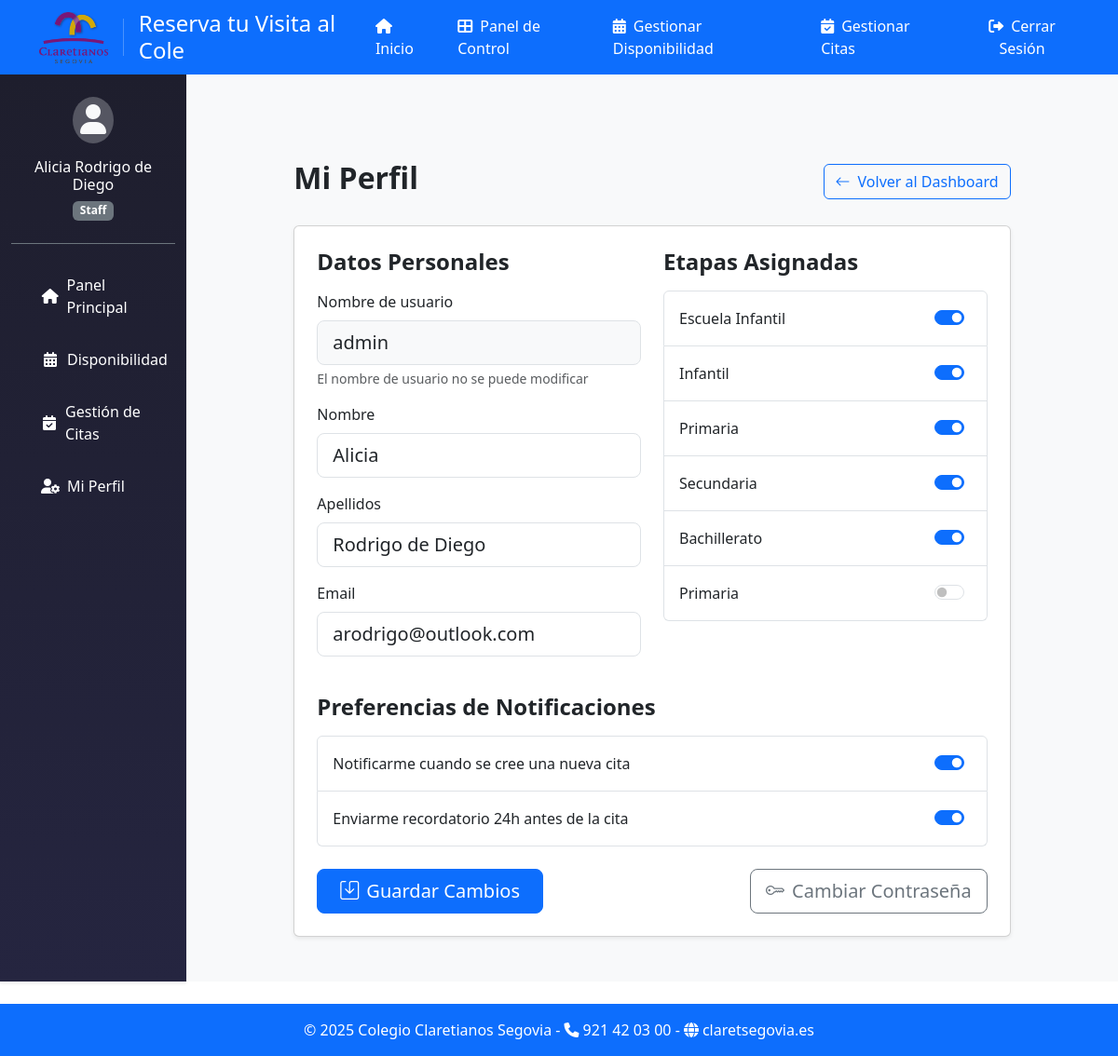
Page /staff/profile/ (signed in) on the earlier database version.
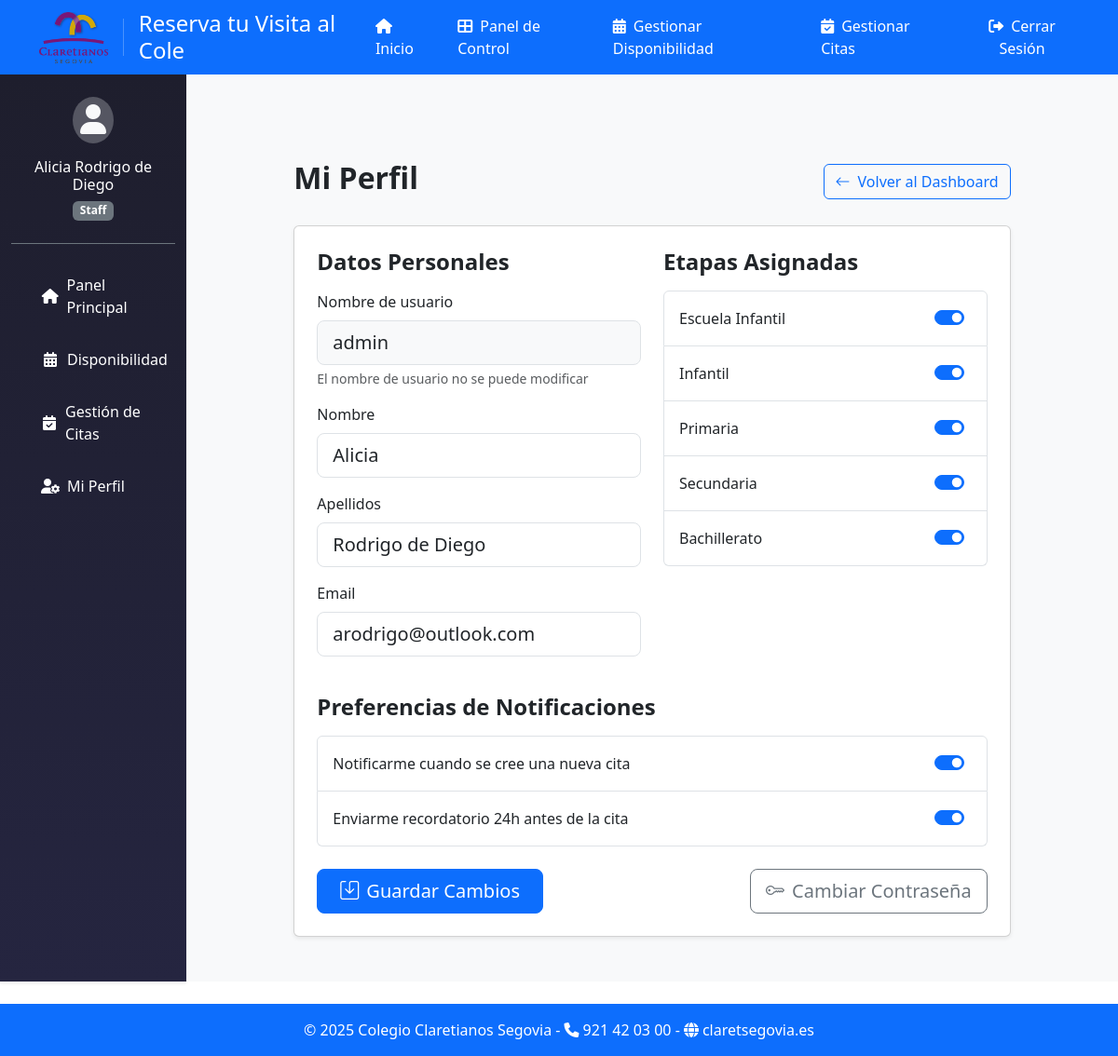
Same page on the later database version.
### visits/models.py (models this page shows, shortened)
class SchoolStage(models.Model):
    name = models.CharField(max_length=100)
    description = models.TextField()

class StaffProfile(models.Model):
    user = models.OneToOneField(User, on_delete=models.CASCADE)
    allowed_stages = models.ManyToManyField(SchoolStage)
    notify_new_appointment = models.BooleanField(default=True)
    notify_reminder = models.BooleanField(default=True)

### visits/views.py (the view, shortened to what this page needs)
# urls.py: path('staff/profile/', StaffProfileView.as_view(), name='staff_profile'),
class StaffProfileView(LoginRequiredMixin, View):
    template_name = 'visits/staff_profile.html'
    def get(self, request):
        if not hasattr(request.user, 'staffprofile'):
            messages.error(request, 'No tienes un perfil de staff configurado.')
            return redirect('dashboard')
        return render(request, self.template_name, {
            'profile': request.user.staffprofile,
            'all_stages': SchoolStage.objects.all()
        })

### visits/templates/visits/staff_profile.html (shortened to what this page needs)
{% extends "admin_base.html" %}
{% block admin_content %}
<div class="container py-5">
    <div class="row justify-content-center">
        <div class="col-md-10">
            <div class="d-flex justify-content-between align-items-center mb-4">
                <h2 class="fw-bold">Mi Perfil</h2>
                <a href="{% url 'dashboard' %}" class="btn btn-outline-primary">
                    <i class="bi bi-arrow-left me-2"></i>Volver al Dashboard
                </a>
            </div>
            <div class="card shadow-sm">
                <div class="card-body p-4">
                    <form method="post">
                        <div class="row g-4 mb-4">
                            <div class="col-md-6">
                                <h4 class="fw-bold mb-3">Datos Personales</h4>
                                <div class="mb-3">
                                    <label for="username" class="form-label">Nombre de usuario</label>
                                    <input type="text" class="form-control form-control-lg bg-light" id="username"
                                           value="{{ request.user.username }}" readonly>
                                    <div class="form-text">El nombre de usuario no se puede modificar</div>
                                </div>
                                <div class="mb-3">
                                    <label for="first_name" class="form-label">Nombre</label>
                                    <input type="text" class="form-control form-control-lg" id="first_name" name="first_name"
                                           value="{{ request.user.first_name }}" required>
                                </div>
                                <div class="mb-3">
                                    <label for="last_name" class="form-label">Apellidos</label>
                                    <input type="text" class="form-control form-control-lg" id="last_name" name="last_name"
                                           value="{{ request.user.last_name }}" required>
                                </div>
                                <div class="mb-3">
                                    <label for="email" class="form-label">Email</label>
                                    <input type="email" class="form-control form-control-lg" id="email" name="email"
                                           value="{{ request.user.email }}" required>
                                </div>
                            </div>
                            <div class="col-md-6">
                                <h4 class="fw-bold mb-3">Etapas Asignadas</h4>
                                <div class="list-group">
                                    {% for stage in all_stages %}
                                    <label class="list-group-item d-flex justify-content-between align-items-center py-3">
                                        <span>{{ stage.name }}</span>
                                        <div class="form-check form-switch">
                                            <input class="form-check-input" type="checkbox" role="switch"
                                                   name="allowed_stages" value="{{ stage.id }}"
                                                   {% if stage in profile.allowed_stages.all %}checked{% endif %}>
                                        </div>
                                    </label>
                                    {% endfor %}
                                </div>
                            </div>
                        </div>
                        <h4 class="fw-bold mb-3">Preferencias de Notificaciones</h4>
                        <div class="list-group mb-4">
                            <label class="list-group-item d-flex justify-content-between align-items-center py-3">
                                <span>Notificarme cuando se cree una nueva cita</span>
                                <div class="form-check form-switch">
                                    <input class="form-check-input" type="checkbox" role="switch"
                                           name="notify_new_appointment" id="notify_new_appointment"
                                           {% if profile.notify_new_appointment %}checked{% endif %}>
                                </div>
                            </label>
                            <label class="list-group-item d-flex justify-content-between align-items-center py-3">
                                <span>Enviarme recordatorio 24h antes de la cita</span>
                                <div class="form-check form-switch">
                                    <input class="form-check-input" type="checkbox" role="switch"
                                           name="notify_reminder" id="notify_reminder"
                                           {% if profile.notify_reminder %}checked{% endif %}>
                                </div>
                            </label>
                        </div>
                        <div class="d-flex justify-content-between align-items-center">
                            <button type="submit" class="btn btn-primary btn-lg px-4">
                                <i class="bi bi-save me-2"></i>Guardar Cambios
                            </button>
                            <a href="{% url 'staff_password_change' %}" class="btn btn-outline-secondary btn-lg">
                                <i class="bi bi-key me-2"></i>Cambiar Contraseña
                            </a>
                        </div>
                    </form>
                </div>
            </div>
        </div>
    </div>
</div>
{% block extra_css %}
<link rel="stylesheet" href="https://cdn.jsdelivr.net/npm/bootstrap-icons@1.11.3/font/bootstrap-icons.min.css">
{% endblock %}
{% endblock %}

### visits/templates/admin_base.html (shortened to what this page needs)
{% extends "base.html" %}
{% block content %}
<div class="container-fluid">
    <div class="row">
        <nav id="sidebar" class="col-md-3 col-lg-2 d-md-block sidebar collapse shadow-sm" style="background: linear-gradient(180deg, #1E1E2D, #252540); color: white;">
            <div class="position-sticky">
                <div class="px-4 py-4 text-center border-bottom border-secondary">
                    <div class="d-flex align-items-center justify-content-center">
                        <div class="rounded-circle bg-light bg-opacity-25 p-2">
                            <i class="fas fa-user fa-2x text-light"></i>
                        </div>
                    </div>
                    <h6 class="mt-3 mb-1">{{ user.get_full_name }}</h6>
                    <span class="badge bg-secondary">Staff</span>
                </div>
                <ul class="nav flex-column px-3 mt-3">
                    <li class="nav-item">
                        <a class="nav-link py-3 d-flex align-items-center " href="{% url 'dashboard' %}" style="color: white; border-radius: 8px; transition: all 0.3s;">
                            <i class="fas fa-home fa-fw me-2"></i> Panel Principal
                        </a>
                    </li>
                    <li class="nav-item">
                        <a class="nav-link py-3 d-flex align-items-center " href="{% url 'staff_availability' %}" style="color: white; border-radius: 8px; transition: all 0.3s;">
                            <i class="fas fa-calendar-alt fa-fw me-2"></i> Disponibilidad
                        </a>
                    </li>
                    <li class="nav-item">
                        <a class="nav-link py-3 d-flex align-items-center " href="{% url 'appointments_crud' %}" style="color: white; border-radius: 8px; transition: all 0.3s;">
                            <i class="fas fa-calendar-check fa-fw me-2"></i> Gestión de Citas
                        </a>
                    </li>
                    <li class="nav-item">
                        <a class="nav-link py-3 d-flex align-items-center {% if request.resolver_match.url_name == 'staff_profile' %}active{% endif %}" href="{% url 'staff_profile' %}" style="color: white; border-radius: 8px; transition: all 0.3s;">
                            <i class="fas fa-user-cog fa-fw me-2"></i> Mi Perfil
                        </a>
                    </li>
                </ul>
            </div>
        </nav>
        <main class="col-md-9 ms-sm-auto col-lg-10 px-md-4 bg-light">
            <div class="d-flex justify-content-between flex-wrap flex-md-nowrap align-items-center pt-4 pb-3">
            </div>
            {% block admin_content %}{% endblock %}
        </main>
    </div>
</div>
{% endblock %}

### visits/templates/base.html (shortened to what this page needs)
     <!DOCTYPE html>
     <html lang="es">
     <head>
         {% load static %}
         <link href="https://cdn.jsdelivr.net/npm/bootstrap@5.3.2/dist/css/bootstrap.min.css" rel="stylesheet">
         <link href="https://cdnjs.cloudflare.com/ajax/libs/font-awesome/6.0.0/css/all.min.css" rel="stylesheet">
         <link href="https://cdn.jsdelivr.net/npm/fullcalendar@5.11.3/main.min.css" rel="stylesheet">
         {% block extra_css %}{% endblock %}
     </head>
     <body class="min-vh-100 d-flex flex-column">
         <header class="bg-primary text-white shadow-sm d-none d-md-block">
             <div class="container">
                 <div class="d-flex align-items-center justify-content-between" style="height: 80px;">
                     <a href="{% url 'public_booking' %}" class="logo-link d-flex align-items-center text-white text-decoration-none">
                         <img src="{% static 'visits/images/logo.png' %}"
                              alt="Colegio Claretianos Segovia"
                              style="height: 56px; width: auto;">
                         <h1 class="h4 m-0">Reserva tu Visita al Cole</h1>
                     </a>
                     <nav class="d-flex align-items-center gap-4">
                         <a class="text-white text-decoration-none {% if request.resolver_match.url_name == 'public_booking' %}fw-bold{% endif %}"
                            href="{% url 'public_booking' %}">
                            <i class="fas fa-home me-2"></i>Inicio
                         </a>
                         {% if user.is_authenticated %}
                             {% if user.is_staff %}
                                 <a class="text-white text-decoration-none {% if request.resolver_match.url_name == 'dashboard' %}fw-bold{% endif %}"
                                    href="{% url 'dashboard' %}">
                                    <i class="fas fa-th-large me-2"></i>Panel de Control
                                 </a>
                                 <a class="text-white text-decoration-none {% if request.resolver_match.url_name == 'staff_availability' %}fw-bold{% endif %}"
                                    href="{% url 'staff_availability' %}">
                                    <i class="fas fa-calendar-alt me-2"></i>Gestionar Disponibilidad
                                 </a>
                                 <a class="text-white text-decoration-none {% if request.resolver_match.url_name == 'appointments_crud' %}fw-bold{% endif %}"
                                    href="{% url 'appointments_crud' %}">
                                    <i class="fas fa-calendar-check me-2"></i>Gestionar Citas
                                 </a>
                             {% endif %}
                             <form method="post" action="{% url 'logout' %}" class="d-inline m-0">
                                 <button type="submit" class="btn btn-link text-white text-decoration-none p-0">
                                     <i class="fas fa-sign-out-alt me-2"></i>Cerrar Sesión
                                 </button>
                             </form>
                         {% endif %}
                     </nav>
                 </div>
             </div>
         </header>
         <main class="flex-grow-1">
             {% block content %}
             {% endblock %}
         </main>
         <footer class="bg-primary text-white py-3 mt-4">
             <div class="container text-center">
                 <p class="mb-0">
                     © {% now "Y" %} Colegio Claretianos Segovia -
                     <a href="tel:+34921420300" class="footer-link">
                         <i class="fas fa-phone me-1"></i>921 42 03 00
                     </a> -
                     <a href="https://claretsegovia.es" class="footer-link" target="_blank" rel="noopener">
                         <i class="fas fa-globe me-1"></i>claretsegovia.es
                     </a>
                 </p>
             </div>
         </footer>
     </body>
     </html>

### visits/templates/base.html (style rules this page uses)
:root { --primary-color: #0d6efd; --header-height: 80px; }
.footer-link { color: white; text-decoration: none; transition: opacity 0.3s ease; }
.nav-link { transition: opacity 0.2s ease; }
.logo-link { transition: opacity 0.2s ease; }

Differences in the rows shown:
removed SchoolStage: name "Primaria"
